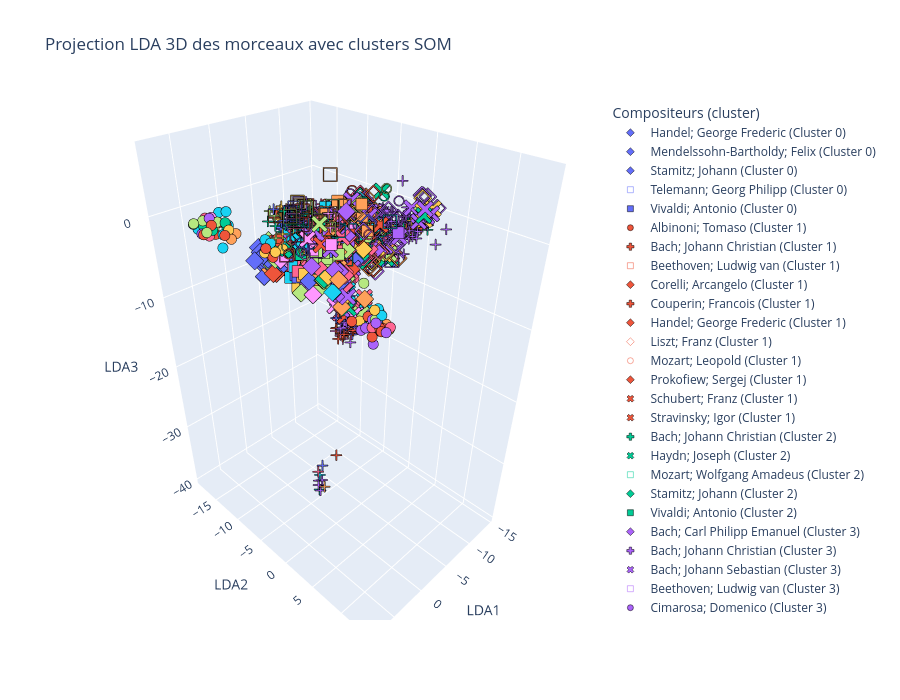

This figure's notebook cell:
### Markdown cell above
## Projet final

### Code cell
import numpy as np
from minisom import MiniSom
from sklearn.preprocessing import MinMaxScaler, LabelEncoder
from sklearn.discriminant_analysis import LinearDiscriminantAnalysis
import plotly.graph_objects as go
import plotly.express as px

# === 2. Normalisation ===
scaler = MinMaxScaler()
X_scaled = scaler.fit_transform(X)

#pca = PCA(n_components=1000)
#X_scaled = pca.fit_transform(X_scaled)

# === 3. SOM ===
som_size = 10
som = MiniSom(x=som_size, y=som_size, input_len=4896, sigma=1.0, learning_rate=0.5)
som.random_weights_init(X_scaled)
som.train_random(X_scaled, 500)

# === 4. Cluster SOM ===
clusters = []
for x in X_scaled:
    w = som.winner(x)
    cluster_id = w[0] * som_size + w[1]
    clusters.append(cluster_id)
clusters = np.array(clusters)

# === 5. Encode compositeurs ===
le = LabelEncoder()
y_encoded = le.fit_transform(y)
compositeurs_unique = le.classes_

# === 6. LDA 3D ===
lda = LinearDiscriminantAnalysis(n_components=3)
X_lda = lda.fit_transform(X_scaled, y_encoded)

# === 7. Couleurs et symboles ===
num_clusters = som_size * som_size
colorscale = px.colors.qualitative.Plotly
symbols = ['circle', 'square', 'diamond', 'cross', 'x', 'circle-open', 'square-open', 'diamond-open']
# === 8. Création des traces groupées par cluster et compositeur ===
fig = go.Figure()

for cluster_id in np.unique(clusters):
    mask_cluster = (clusters == cluster_id)
    for comp_id in np.unique(y_encoded):
        mask_comp = (y_encoded == comp_id)
        mask = mask_cluster & mask_comp

        if np.sum(mask) == 0:
            continue
        
        fig.add_trace(go.Scatter3d(
            x=X_lda[mask, 0],
            y=X_lda[mask, 1],
            z=X_lda[mask, 2],
            mode='markers',
            marker=dict(
                size=6,
                color=colorscale[cluster_id % len(colorscale)],
                symbol=symbols[comp_id % len(symbols)],
                line=dict(width=0.5, color='black')
            ),
            name=f"{compositeurs_unique[comp_id]} (Cluster {cluster_id})",
            text=[f"Compositeur: {compositeurs_unique[comp_id]}<br>Cluster: {cluster_id}"] * np.sum(mask),
            hoverinfo='text'
        ))

fig.update_layout(
    title="Projection LDA 3D des morceaux avec clusters SOM",
    scene=dict(
        xaxis_title='LDA1',
        yaxis_title='LDA2',
        zaxis_title='LDA3',
    ),
    legend_title_text='Compositeurs (cluster)',
    width=900,
    height=700
)

fig.show()
